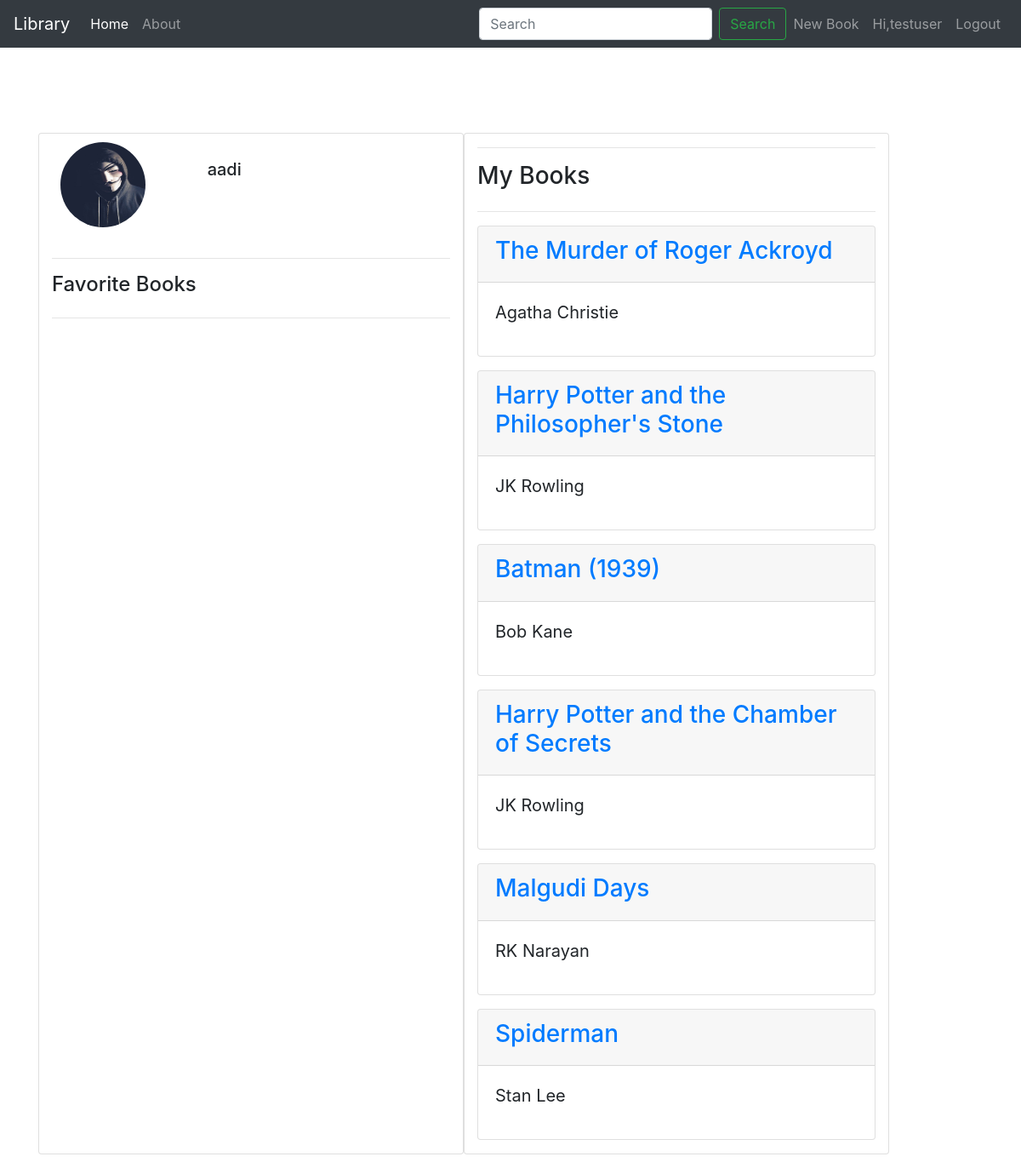
The page /profile/1 (signed in) on the database as committed earlier.
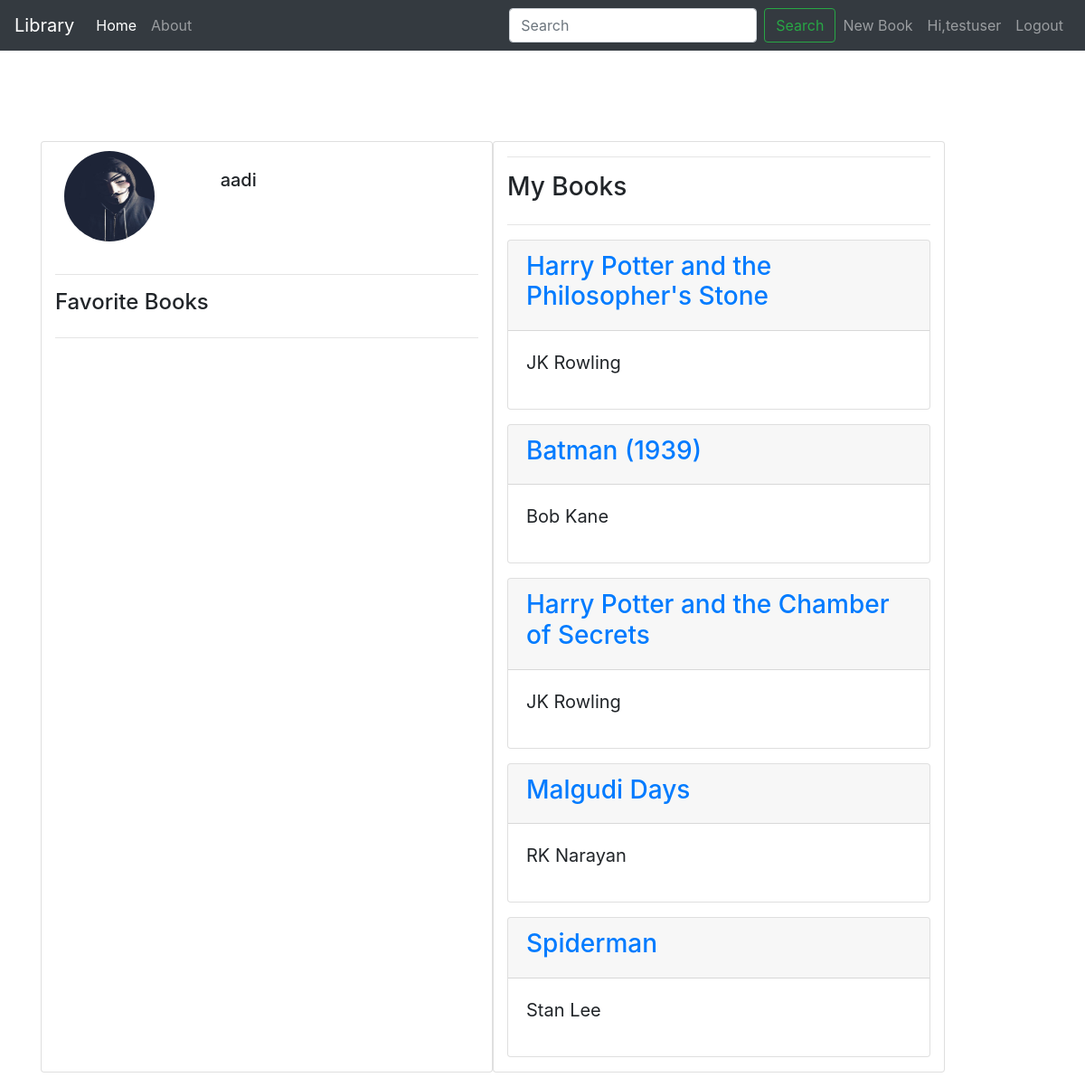
The same page on the database as committed later.
### books/models.py (models this page shows, shortened)
class Book(models.Model):
    title           = models.CharField(max_length=100)
    author          = models.CharField(max_length=100)
    publication		= models.CharField(max_length=100)
    myuser          = models.ForeignKey( User,
                                            on_delete = models.CASCADE
                                        )
    favourite       = models.ManyToManyField(User, related_name='favourite', blank=True)

### users/views.py (the view)
# urls.py: path('profile/<int:pk>', user_views.view_profile, name='view_profile'),
def view_profile(request, pk):
    user2 = get_object_or_404(User, id=pk)
    if(user2 == request.user):
        return redirect('profile')
    user2_books = Book.objects.filter(myuser = user2)
    book_id_list = []
    favs = Favorite.objects.all()
    for i in favs:
        if i.user == user2:
            k = i.target_object_id
            if Book.objects.filter(id=k).exists():
                myobj = Book.objects.get(id=k)
                book_id_list.append(myobj)
    context = {
        'user2' : user2,
        'curr_books' : user2_books,
        'fav_books' : book_id_list,
    }
    return render(request, 'view_profile.html', context)

### templates/view_profile.html (shortened to what this page needs)
{% extends 'base.html' %}
{% load crispy_forms_tags %}
{% block content %}
<div class="container" style="padding-top: 100px">
    <div class="row">
    <div class="card mb-3 col-md-6" style="max-width: 500px;">
        <div class="row no-gutters" style="padding-left: 10px; padding-top: 10px; padding-bottom: 10px" >
            <div class="col-md-4" style="padding-bottom: 10px">
                <img src="{{ user2.profile.image.url }}" class="rounded-circle account-img"
                    style="width: 100px; height:100px;" alt="...">
            </div>
            <div class="col-md-8" style="padding-bottom: 10px">
                <div class="card-body">
                    <h5 class="card-title">{{user2.username}}</h5>
                </div>
            </div>
        </div>
                        <hr>
                <h4>Favorite Books</h4>
                <hr>
    </div>
        <div class="card mb-3 col-md-6" style="max-width: 500px;">
                <hr>
                <h3>My Books</h3>
                <hr>
            {% for book in curr_books %}
            <div class="card mb-3">
              <div class="card-header">
                 <a href="{% url 'book-detail' book.id %}" title=""><h3> {{ book.title }} </h3></a>
              </div>
              <div class="card-body">
                <blockquote class="blockquote mb-0">
                  <p>{{book.author}}</p>
                </blockquote>
              </div>
            </div>
            {% endfor %}
        </div>
    </div>
</div>
    {% endblock content %}

Rows that differ between the two databases and show on the page:
removed Book: title "The Murder of Roger Ackroyd", author "Agatha Christie"
